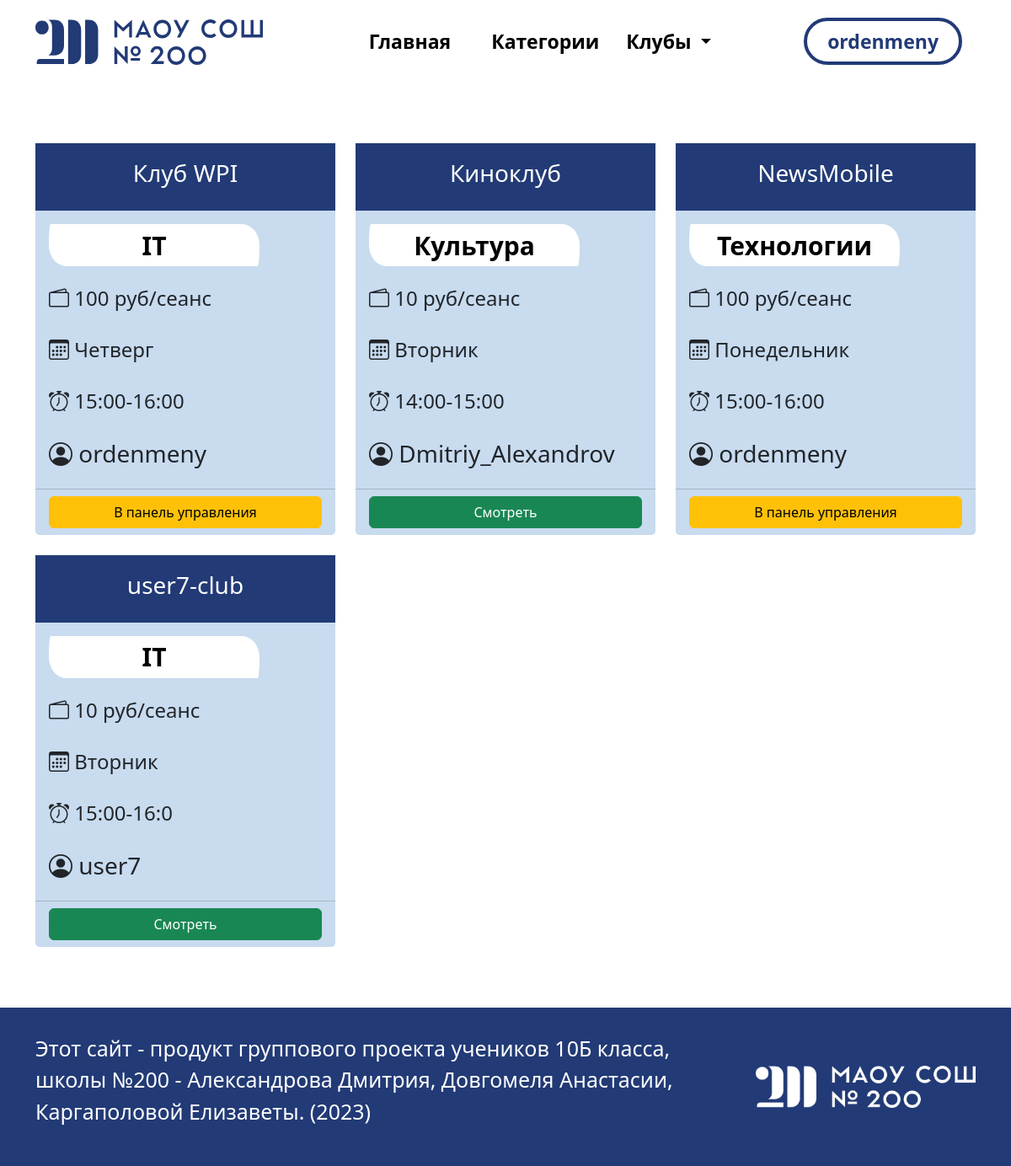
Page /my_clubs/ (signed in) on the earlier database version.
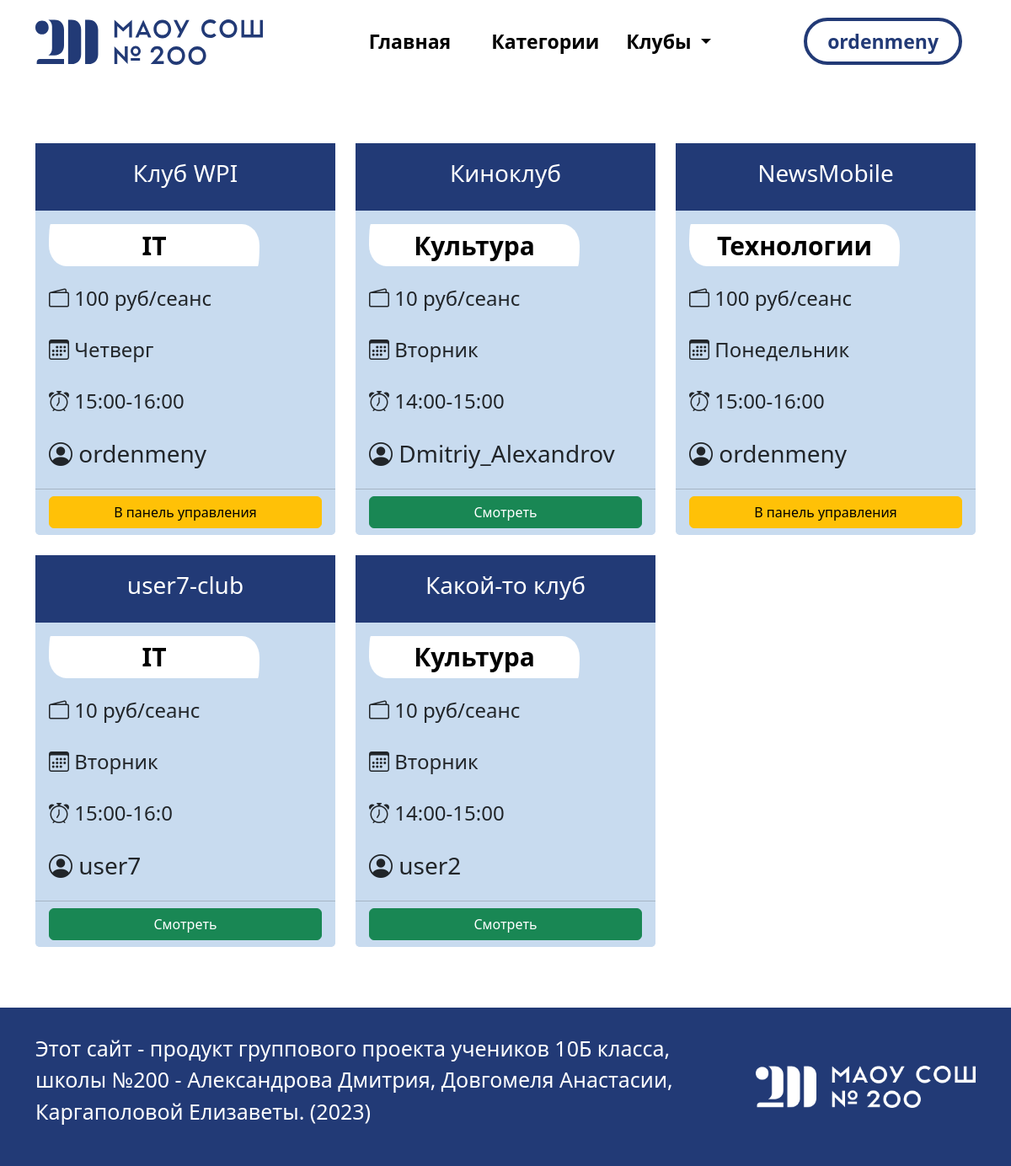
Same page on the later database version.
### clubs_app/models.py (models this page shows, shortened)
class ClubModel(models.Model):
    manager = models.ForeignKey(
        settings.AUTH_USER_MODEL,
        on_delete=models.CASCADE, null=True, related_name='user_system')
    title_club = models.CharField(max_length=128, null=False, blank=False)
    cat_club = models.ForeignKey('CatClubModel', on_delete=models.CASCADE)
    info_club = models.TextField()
    days_event = models.CharField(max_length=100, null=True, blank=True)
    time_event = models.CharField(max_length=100, null=True, blank=True)
    price_club = models.CharField(max_length=256, null=True, blank=True)
    member = models.ManyToManyField(settings.AUTH_USER_MODEL, related_name='member_field')
    slug_club = models.SlugField(max_length=255, unique=True, null=True)
    class Meta:
        verbose_name = 'Клубы'
        verbose_name_plural = 'Клубы'
        ordering = ['-id']

class CatClubModel(models.Model):
    cat = models.CharField(max_length=128, verbose_name="Категория")
    slug = models.SlugField(max_length=255, unique=True)
    image = models.ImageField(upload_to='photos/', null=True)
    def __str__(self):
        return self.cat
    class Meta:
        verbose_name = 'Категории клубов'
        verbose_name_plural = 'Категории клубов'

### accounts/models.py (models this page shows)
class SignUpModel(AbstractUser):
    pass

### clubs_app/views.py (the view)
# urls.py: path('my_clubs/', my_clubs, name='my_clubs'),
@login_required
def my_clubs(request):
    club_model = set(ClubModel.objects.filter(Q(manager=request.user) | Q(member=request.user)))
    context = {
        'club_model': club_model,
        'my_clubs': True,
    }
    return render(request, template_name='clubs_app/list_club.html', context=context)

### clubs_app/templatetags/custom_filters.py (called while the page is built)
@register.filter
def split_string(value):
    return value.split(" ")

### clubs_app/templates/clubs_app/list_club.html (shortened to what this page needs)
{% extends 'clubs_app/base/base.html' %}
{% load static %}
{% block css %}
    <link rel="stylesheet" href="{% static 'css/style2.css' %}">
{% endblock %}
{% block content %}
    <br><br><br>
    <div class="container">
        <div class="row row-cols-1 row-cols-md-3 g-4">
            {% for club in club_model %}
                <div class="col ">
                    <div class="card h-100 list-club-table">
                        <div style="border: 1px solid #223a76; height:80px; background: #223a76"
                             class="d-flex align-items-center justify-content-center">
                            <h3 style="color:white !important;" class="">{{ club.title_club }}</h3>
                        </div>
                        <div class="card-body">
                            <div class="text-center d-flex align-items-center justify-content-center"
                                 style="background-color: white; border-radius: 10px 100px / 120px; height: 50px; width: 250px">
                                <a href="#" style="text-decoration: none; color: black"
                                   class="text-center intro-block-links">{{ club.cat_club }}</a>
                            </div>
                            <br>
                            {% if club.price_club %}
                                <h4><i class="bi bi-wallet2"></i> {{ club.price_club }}</h4><br>
                            {% endif %}
                            {% if club.days_event %}
                                <h4><i class="bi bi-calendar3"></i> {{ club.days_event }}</h4><br>
                            {% endif %}
                            {% if club.time_event %}
                                <h4><i class="bi bi-alarm"></i> {{ club.time_event }}</h4><br>
                            {% endif %}
                            <h3><i class="bi bi-person-circle"></i> {{ club.manager }}</h3>
                        </div>
                        {% if request.user == club.manager %}
                            <div class="card-footer" style="background: #c8dbef">
                                <a class="btn btn-warning  mx-auto" style="display: block"
                                   href="{% url 'dashboard_app:profile' slug_club=club.slug_club %}">В панель
                                    управления</a>
                            </div>
                        {% elif request.user in club.member.all %}
                            <div class="card-footer" style="background: #c8dbef">
                                <a class="btn btn-success  mx-auto" style="display: block"
                                   href="{% url 'clubs_app:show_articles' slug_club=club.slug_club %}">Смотреть</a>
                            </div>
                        {% else %}
                            <div class="card-footer" style="background: #c8dbef">
                                <a class="btn btn-primary  mx-auto" style="display: block"
                                   href="{% url 'clubs_app:join_club' club_id=club.pk %}">Вступить</a>
                            </div>
                        {% endif %}
                    </div>
                </div>
            {% endfor %}
        </div>
    </div>
    <br><br><br>
{% endblock content %}

Differences in the rows shown:
added ClubModel: title_club "Какой-то клуб", cat_club "Культура", price_club "10 руб/сеанс", days_event "Вторник", time_event "14:00-15:00", manager "user2", shows "Смотреть"
